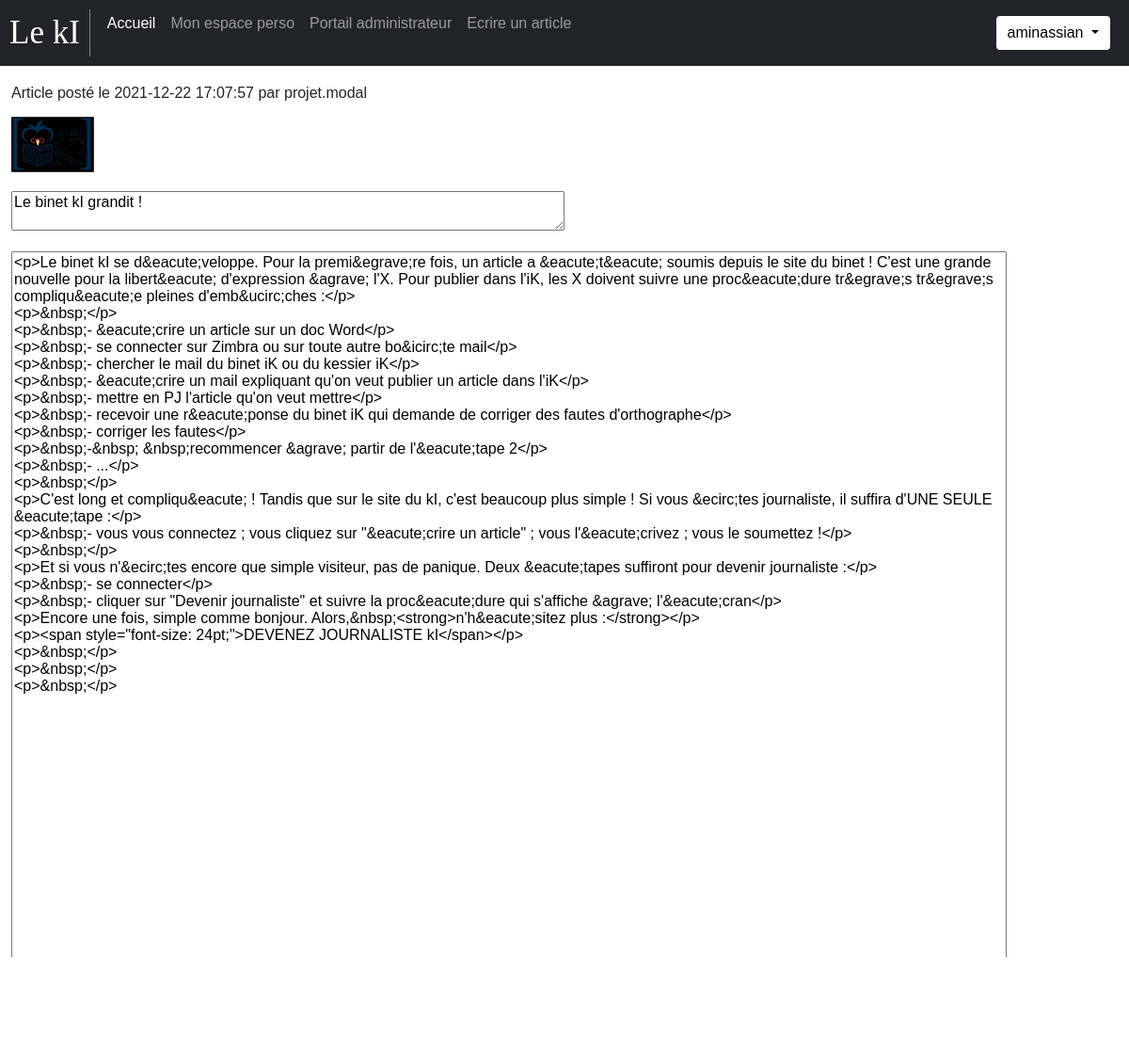
/index.php?page=review-article&id=4 (signed in), run on the app's committed database.
### tables this page shows
CREATE TABLE `articles` (
  `ID` int(11) NOT NULL,
  `id_auteur` int(11) NOT NULL,
  `titre` varchar(256) NOT NULL,
  `contenu` text NOT NULL,
  `image` varchar(256) NOT NULL,
  `statut` varchar(20) NOT NULL DEFAULT 'attente',
  `parution` timestamp NOT NULL DEFAULT current_timestamp(),
  `maj` timestamp NOT NULL DEFAULT current_timestamp(),
  `nb_like` int(11) NOT NULL
);

CREATE TABLE `users` (
  `ID` int(11) NOT NULL,
  `username` varchar(256) NOT NULL,
  `password` varchar(256) NOT NULL,
  `first_date` datetime NOT NULL DEFAULT current_timestamp(),
  `type` varchar(20) NOT NULL DEFAULT 'visiteur'
);

### utilities/utils_review-article.php (called while the page is built, shortened)
<?php
function runCore() {
    $id = 0;
    if (array_key_exists('id', $_GET)) {
        $id = $_GET['id'];
    }
    reviewArticle($id);
}

### content/content_review-article.php (the view, shortened to what this page needs)
<?php
function reviewArticle($id) {
    global $bdd;
    $req = $bdd->prepare('
        SELECT *
        FROM articles JOIN users on articles.id_auteur = users.id
        WHERE articles.id = ?');
    $req->execute(array($id));
    echo '<div class="container-fluid">';
    $article = $req->fetch();
    echo '<p>Article posté le ' . $article['maj'] . ' par ' . $article['username'] . '</p>
        <img src="images\\' . $article['image'] . '.jpg" style="width:88px;height:59px;margin-bottom:20px">
        <form method="post" action="index.php?page=admin" id="form_validation">
            <textarea name="titre" style="width:50%; resize:horizontal">' . htmlspecialchars($article['titre']) . '</textarea>
            <br> <br>
            <textarea name="contenu" id = "contenu" style="width:90%; height:800px">' . htmlspecialchars($article['contenu']) . '</textarea>
            <br>
            <input name="id" value=' . $id . ' type="hidden">
            <input id="newstatut" name="newstatut" type="hidden">
            <input id = "green_btn" type="button" style="background-color:green" value="Publier cet article">
            <input id = "red_btn" type="button" style="background-color:red" value="Refuser cet article">
        </form></div>';
    return 1;
}

### css/stylesperso.css (style rules this page uses)
body { font: caption; }

### data on the page
articles: maj "2021-12-22 17:07:57", id_auteur.username "projet.modal", image (picture), titre "Le binet kI grandit !", contenu "<p>Le binet kI se d&eacute;veloppe. Pour la premi&egrave;re fois, un article a &eacute;t&eacute; soumis depuis le site du binet ! C'est une grande nouvelle pour la libert&eacute; d'expression &agrave; l'X. Pour publier dans l'iK, les X doivent suivre une proc&eacute;dure tr&egrave;s tr&egrave;s compliqu&eacute;e pleines d'emb&ucirc;ches :</p> <p>&nbsp;</p> <p>&nbsp;- &eacute;crire un article sur un doc Word</p> <p>&nbsp;- se connecter sur Zimbra ou sur toute autre bo&icirc;te mail</p> <p>&nbsp;- chercher le mail du binet iK ou du kessier iK</p> <p>&nbsp;- &eacute;crire un mail expliquant qu'on veut publier un article dans l'iK</p> <p>&nbsp;- mettre en PJ l'article qu'on veut mettre</p>…"

### other printed values
$description "Mon espace perso Portail administrateur Ecrire un article"
$_SESSION['username'] "aminassian"
